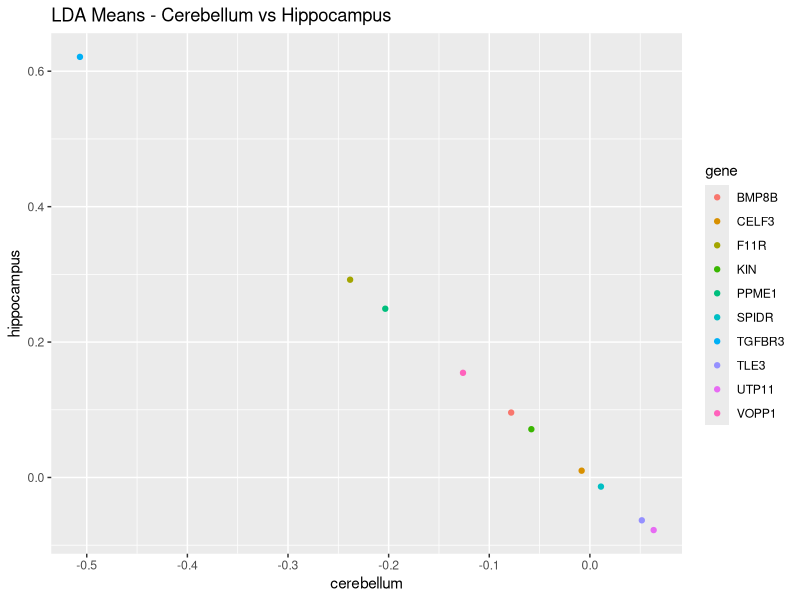
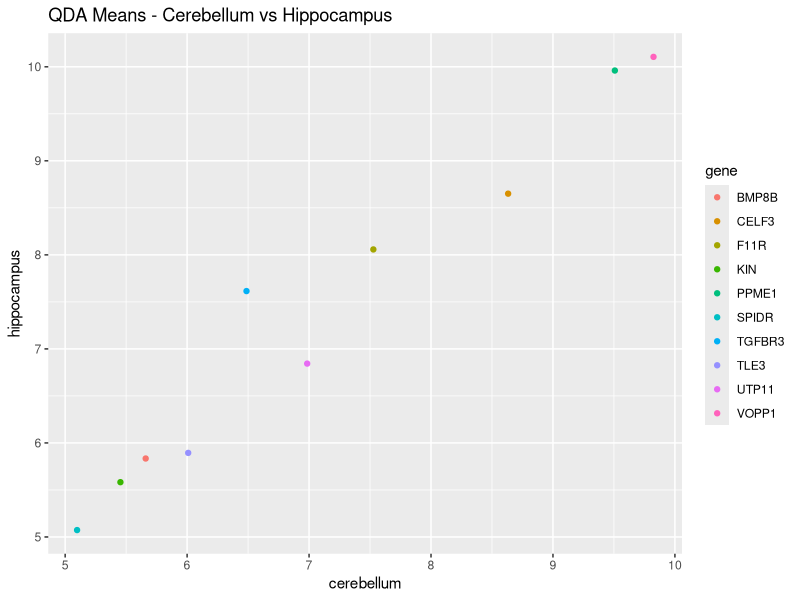

Reproduce these figures in R, in order.
## QDA and LDA

library(tidyverse)
library(ggplot2)
library(dslabs)
library(purrr)
library(pdftools)
library(lubridate)
library(broom)
library(caret)


set.seed(1993)
data("tissue_gene_expression")
ind <- which(tissue_gene_expression$y %in% c("cerebellum", "hippocampus"))
y <- droplevels(tissue_gene_expression$y[ind])
x <- tissue_gene_expression$x[ind, ]
x <- x[, sample(ncol(x), 10)]

train_index <- createDataPartition(tissue_gene_expression$y, times = 1, list = FALSE)
train_set = x[train_index]
test_set = x[-train_index]

## LDA


train_lda <- train(x, y,
                   method = "lda",
                   data = train_set,
                   preProcess = "center")

means <- data.frame(t(train_lda$finalModel$means)) 
means <- means %>% mutate(gene = as.factor(rownames(means)))

means %>% ggplot(aes(x = cerebellum, y = hippocampus, colour = gene, label = gene)) +
  ggtitle("LDA Means - Cerebellum vs Hippocampus") +
  geom_point()

## QDA


train_qda <- train(x, y,
                   method = "qda",
                   data = train_set)

means <- data.frame(t(train_qda$finalModel$means)) 
means <- means %>% mutate(gene = as.factor(rownames(means)))

means %>% ggplot(aes(x = cerebellum, y = hippocampus, colour = gene, label = gene)) +
  ggtitle("QDA Means - Cerebellum vs Hippocampus") +
  geom_point()



## More conditionals (LDA)

set.seed(1993)
data("tissue_gene_expression")
y <- tissue_gene_expression$y
x <- tissue_gene_expression$x
x <- x[, sample(ncol(x), 10)]

train_index <- createDataPartition(tissue_gene_expression$y, times = 1, list = FALSE)
train_set = x[train_index]
test_set = x[-train_index]

train_lda <- train(x, y,
                   method = "lda",
                   data = train_set)
